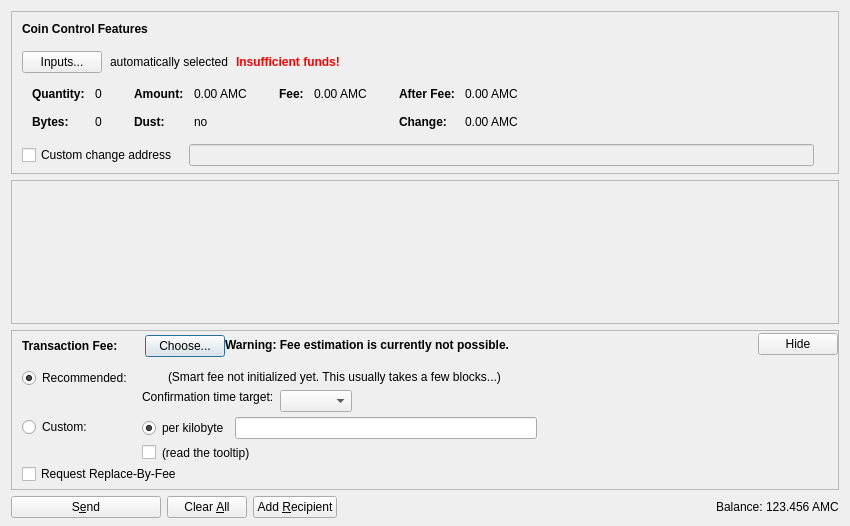
<?xml version="1.0" encoding="UTF-8"?>
<ui version="4.0">
 <class>SendCoinsDialog</class>
 <widget class="QDialog" name="SendCoinsDialog">
  <property name="geometry">
   <rect>
    <x>0</x>
    <y>0</y>
    <width>850</width>
    <height>526</height>
   </rect>
  </property>
  <property name="windowTitle">
   <string>Send Coins</string>
  </property>
  <layout class="QVBoxLayout" name="verticalLayout" stretch="0,1,0,0">
   <property name="bottomMargin">
    <number>8</number>
   </property>
   <item>
    <widget class="QFrame" name="frameCoinControl">
     <property name="sizePolicy">
      <sizepolicy hsizetype="Expanding" vsizetype="Expanding">
       <horstretch>0</horstretch>
       <verstretch>0</verstretch>
      </sizepolicy>
     </property>
     <property name="maximumSize">
      <size>
       <width>16777215</width>
       <height>16777215</height>
      </size>
     </property>
     <property name="frameShape">
      <enum>QFrame::StyledPanel</enum>
     </property>
     <property name="frameShadow">
      <enum>QFrame::Sunken</enum>
     </property>
     <layout class="QVBoxLayout" name="verticalLayoutCoinControl2">
      <property name="spacing">
       <number>0</number>
      </property>
      <property name="leftMargin">
       <number>0</number>
      </property>
      <property name="topMargin">
       <number>0</number>
      </property>
      <property name="rightMargin">
       <number>0</number>
      </property>
      <property name="bottomMargin">
       <number>6</number>
      </property>
      <item>
       <layout class="QVBoxLayout" name="verticalLayoutCoinControl" stretch="0,0,0,0,1">
        <property name="spacing">
         <number>0</number>
        </property>
        <property name="leftMargin">
         <number>10</number>
        </property>
        <property name="topMargin">
         <number>10</number>
        </property>
        <item>
         <layout class="QHBoxLayout" name="horizontalLayoutCoinControl1">
          <property name="bottomMargin">
           <number>15</number>
          </property>
          <item>
           <widget class="QLabel" name="labelCoinControlFeatures">
            <property name="sizePolicy">
             <sizepolicy hsizetype="Preferred" vsizetype="Maximum">
              <horstretch>0</horstretch>
              <verstretch>0</verstretch>
             </sizepolicy>
            </property>
            <property name="font">
             <font>
              <weight>75</weight>
              <bold>true</bold>
             </font>
            </property>
            <property name="styleSheet">
             <string notr="true">font-weight:bold;</string>
            </property>
            <property name="text">
             <string>Coin Control Features</string>
            </property>
           </widget>
          </item>
         </layout>
        </item>
        <item>
         <layout class="QHBoxLayout" name="horizontalLayoutCoinControl2" stretch="0,0,0,0">
          <property name="spacing">
           <number>8</number>
          </property>
          <property name="bottomMargin">
           <number>10</number>
          </property>
          <item>
           <widget class="QPushButton" name="pushButtonCoinControl">
            <property name="styleSheet">
             <string notr="true"/>
            </property>
            <property name="text">
             <string>Inputs...</string>
            </property>
            <property name="autoDefault">
             <bool>false</bool>
            </property>
           </widget>
          </item>
          <item>
           <widget class="QLabel" name="labelCoinControlAutomaticallySelected">
            <property name="text">
             <string>automatically selected</string>
            </property>
            <property name="margin">
             <number>5</number>
            </property>
           </widget>
          </item>
          <item>
           <widget class="QLabel" name="labelCoinControlInsuffFunds">
            <property name="font">
             <font>
              <weight>75</weight>
              <bold>true</bold>
             </font>
            </property>
            <property name="styleSheet">
             <string notr="true">color:red;font-weight:bold;</string>
            </property>
            <property name="text">
             <string>Insufficient funds!</string>
            </property>
            <property name="margin">
             <number>5</number>
            </property>
           </widget>
          </item>
          <item>
           <spacer name="horizontalSpacerCoinControl">
            <property name="orientation">
             <enum>Qt::Horizontal</enum>
            </property>
            <property name="sizeHint" stdset="0">
             <size>
              <width>40</width>
              <height>1</height>
             </size>
            </property>
           </spacer>
          </item>
         </layout>
        </item>
        <item>
         <widget class="QWidget" name="widgetCoinControl" native="true">
          <property name="sizePolicy">
           <sizepolicy hsizetype="Preferred" vsizetype="Preferred">
            <horstretch>0</horstretch>
            <verstretch>0</verstretch>
           </sizepolicy>
          </property>
          <property name="minimumSize">
           <size>
            <width>0</width>
            <height>0</height>
           </size>
          </property>
          <property name="styleSheet">
           <string notr="true"/>
          </property>
          <layout class="QHBoxLayout" name="horizontalLayoutCoinControl5">
           <property name="leftMargin">
            <number>0</number>
           </property>
           <property name="topMargin">
            <number>0</number>
           </property>
           <property name="rightMargin">
            <number>0</number>
           </property>
           <property name="bottomMargin">
            <number>0</number>
           </property>
           <item>
            <layout class="QHBoxLayout" name="horizontalLayoutCoinControl3" stretch="0,0,0,1">
             <property name="spacing">
              <number>20</number>
             </property>
             <property name="topMargin">
              <number>0</number>
             </property>
             <property name="bottomMargin">
              <number>10</number>
             </property>
             <item>
              <layout class="QFormLayout" name="formLayoutCoinControl1">
               <property name="horizontalSpacing">
                <number>10</number>
               </property>
               <property name="verticalSpacing">
                <number>14</number>
               </property>
               <property name="leftMargin">
                <number>10</number>
               </property>
               <property name="topMargin">
                <number>4</number>
               </property>
               <property name="rightMargin">
                <number>6</number>
               </property>
               <item row="0" column="0">
                <widget class="QLabel" name="labelCoinControlQuantityText">
                 <property name="font">
                  <font>
                   <weight>75</weight>
                   <bold>true</bold>
                  </font>
                 </property>
                 <property name="text">
                  <string>Quantity:</string>
                 </property>
                 <property name="margin">
                  <number>0</number>
                 </property>
                </widget>
               </item>
               <item row="0" column="1">
                <widget class="QLabel" name="labelCoinControlQuantity">
                 <property name="cursor">
                  <cursorShape>IBeamCursor</cursorShape>
                 </property>
                 <property name="contextMenuPolicy">
                  <enum>Qt::ActionsContextMenu</enum>
                 </property>
                 <property name="text">
                  <string notr="true">0</string>
                 </property>
                 <property name="margin">
                  <number>0</number>
                 </property>
                 <property name="textInteractionFlags">
                  <set>Qt::LinksAccessibleByMouse|Qt::TextSelectableByKeyboard|Qt::TextSelectableByMouse</set>
                 </property>
                </widget>
               </item>
               <item row="1" column="0">
                <widget class="QLabel" name="labelCoinControlBytesText">
                 <property name="font">
                  <font>
                   <weight>75</weight>
                   <bold>true</bold>
                  </font>
                 </property>
                 <property name="text">
                  <string>Bytes:</string>
                 </property>
                </widget>
               </item>
               <item row="1" column="1">
                <widget class="QLabel" name="labelCoinControlBytes">
                 <property name="cursor">
                  <cursorShape>IBeamCursor</cursorShape>
                 </property>
                 <property name="contextMenuPolicy">
                  <enum>Qt::ActionsContextMenu</enum>
                 </property>
                 <property name="text">
                  <string notr="true">0</string>
                 </property>
                 <property name="textInteractionFlags">
                  <set>Qt::LinksAccessibleByMouse|Qt::TextSelectableByKeyboard|Qt::TextSelectableByMouse</set>
                 </property>
                </widget>
               </item>
              </layout>
             </item>
             <item>
              <layout class="QFormLayout" name="formLayoutCoinControl2">
               <property name="horizontalSpacing">
                <number>10</number>
               </property>
               <property name="verticalSpacing">
                <number>14</number>
               </property>
               <property name="leftMargin">
                <number>6</number>
               </property>
               <property name="topMargin">
                <number>4</number>
               </property>
               <property name="rightMargin">
                <number>6</number>
               </property>
               <item row="0" column="0">
                <widget class="QLabel" name="labelCoinControlAmountText">
                 <property name="font">
                  <font>
                   <weight>75</weight>
                   <bold>true</bold>
                  </font>
                 </property>
                 <property name="text">
                  <string>Amount:</string>
                 </property>
                 <property name="margin">
                  <number>0</number>
                 </property>
                </widget>
               </item>
               <item row="0" column="1">
                <widget class="QLabel" name="labelCoinControlAmount">
                 <property name="cursor">
                  <cursorShape>IBeamCursor</cursorShape>
                 </property>
                 <property name="contextMenuPolicy">
                  <enum>Qt::ActionsContextMenu</enum>
                 </property>
                 <property name="text">
                  <string notr="true">0.00 AMC</string>
                 </property>
                 <property name="textInteractionFlags">
                  <set>Qt::LinksAccessibleByMouse|Qt::TextSelectableByKeyboard|Qt::TextSelectableByMouse</set>
                 </property>
                </widget>
               </item>
               <item row="1" column="0">
                <widget class="QLabel" name="labelCoinControlLowOutputText">
                 <property name="font">
                  <font>
                   <weight>75</weight>
                   <bold>true</bold>
                  </font>
                 </property>
                 <property name="text">
                  <string>Dust:</string>
                 </property>
                </widget>
               </item>
               <item row="1" column="1">
                <widget class="QLabel" name="labelCoinControlLowOutput">
                 <property name="cursor">
                  <cursorShape>IBeamCursor</cursorShape>
                 </property>
                 <property name="contextMenuPolicy">
                  <enum>Qt::ActionsContextMenu</enum>
                 </property>
                 <property name="text">
                  <string notr="true">no</string>
                 </property>
                 <property name="textInteractionFlags">
                  <set>Qt::LinksAccessibleByMouse|Qt::TextSelectableByKeyboard|Qt::TextSelectableByMouse</set>
                 </property>
                </widget>
               </item>
              </layout>
             </item>
             <item>
              <layout class="QFormLayout" name="formLayoutCoinControl3">
               <property name="horizontalSpacing">
                <number>10</number>
               </property>
               <property name="verticalSpacing">
                <number>14</number>
               </property>
               <property name="leftMargin">
                <number>6</number>
               </property>
               <property name="topMargin">
                <number>4</number>
               </property>
               <property name="rightMargin">
                <number>6</number>
               </property>
               <item row="0" column="0">
                <widget class="QLabel" name="labelCoinControlFeeText">
                 <property name="font">
                  <font>
                   <weight>75</weight>
                   <bold>true</bold>
                  </font>
                 </property>
                 <property name="text">
                  <string>Fee:</string>
                 </property>
                 <property name="margin">
                  <number>0</number>
                 </property>
                </widget>
               </item>
               <item row="0" column="1">
                <widget class="QLabel" name="labelCoinControlFee">
                 <property name="cursor">
                  <cursorShape>IBeamCursor</cursorShape>
                 </property>
                 <property name="contextMenuPolicy">
                  <enum>Qt::ActionsContextMenu</enum>
                 </property>
                 <property name="text">
                  <string notr="true">0.00 AMC</string>
                 </property>
                 <property name="textInteractionFlags">
                  <set>Qt::LinksAccessibleByMouse|Qt::TextSelectableByKeyboard|Qt::TextSelectableByMouse</set>
                 </property>
                </widget>
               </item>
              </layout>
             </item>
             <item>
              <layout class="QFormLayout" name="formLayoutCoinControl4">
               <property name="horizontalSpacing">
                <number>10</number>
               </property>
               <property name="verticalSpacing">
                <number>14</number>
               </property>
               <property name="leftMargin">
                <number>6</number>
               </property>
               <property name="topMargin">
                <number>4</number>
               </property>
               <property name="rightMargin">
                <number>6</number>
               </property>
               <item row="0" column="0">
                <widget class="QLabel" name="labelCoinControlAfterFeeText">
                 <property name="font">
                  <font>
                   <weight>75</weight>
                   <bold>true</bold>
                  </font>
                 </property>
                 <property name="text">
                  <string>After Fee:</string>
                 </property>
                 <property name="margin">
                  <number>0</number>
                 </property>
                </widget>
               </item>
               <item row="0" column="1">
                <widget class="QLabel" name="labelCoinControlAfterFee">
                 <property name="cursor">
                  <cursorShape>IBeamCursor</cursorShape>
                 </property>
                 <property name="contextMenuPolicy">
                  <enum>Qt::ActionsContextMenu</enum>
                 </property>
                 <property name="text">
                  <string notr="true">0.00 AMC</string>
                 </property>
                 <property name="textInteractionFlags">
                  <set>Qt::LinksAccessibleByMouse|Qt::TextSelectableByKeyboard|Qt::TextSelectableByMouse</set>
                 </property>
                </widget>
               </item>
               <item row="1" column="0">
                <widget class="QLabel" name="labelCoinControlChangeText">
                 <property name="font">
                  <font>
                   <weight>75</weight>
                   <bold>true</bold>
                  </font>
                 </property>
                 <property name="text">
                  <string>Change:</string>
                 </property>
                </widget>
               </item>
               <item row="1" column="1">
                <widget class="QLabel" name="labelCoinControlChange">
                 <property name="cursor">
                  <cursorShape>IBeamCursor</cursorShape>
                 </property>
                 <property name="contextMenuPolicy">
                  <enum>Qt::ActionsContextMenu</enum>
                 </property>
                 <property name="text">
                  <string notr="true">0.00 AMC</string>
                 </property>
                 <property name="textInteractionFlags">
                  <set>Qt::LinksAccessibleByMouse|Qt::TextSelectableByKeyboard|Qt::TextSelectableByMouse</set>
                 </property>
                </widget>
               </item>
              </layout>
             </item>
            </layout>
           </item>
          </layout>
         </widget>
        </item>
        <item>
         <layout class="QHBoxLayout" name="horizontalLayoutCoinControl4" stretch="0,0,0">
          <property name="spacing">
           <number>12</number>
          </property>
          <property name="sizeConstraint">
           <enum>QLayout::SetDefaultConstraint</enum>
          </property>
          <property name="topMargin">
           <number>5</number>
          </property>
          <property name="rightMargin">
           <number>5</number>
          </property>
          <item>
           <widget class="QCheckBox" name="checkBoxCoinControlChange">
            <property name="toolTip">
             <string>If this is activated, but the change address is empty or invalid, change will be sent to a newly generated address.</string>
            </property>
            <property name="text">
             <string>Custom change address</string>
            </property>
           </widget>
          </item>
          <item>
           <widget class="QValidatedLineEdit" name="lineEditCoinControlChange">
            <property name="enabled">
             <bool>false</bool>
            </property>
            <property name="sizePolicy">
             <sizepolicy hsizetype="Expanding" vsizetype="Fixed">
              <horstretch>0</horstretch>
              <verstretch>0</verstretch>
             </sizepolicy>
            </property>
           </widget>
          </item>
          <item>
           <widget class="QLabel" name="labelCoinControlChangeLabel">
            <property name="sizePolicy">
             <sizepolicy hsizetype="Preferred" vsizetype="Expanding">
              <horstretch>0</horstretch>
              <verstretch>0</verstretch>
             </sizepolicy>
            </property>
            <property name="minimumSize">
             <size>
              <width>0</width>
              <height>0</height>
             </size>
            </property>
            <property name="text">
             <string/>
            </property>
            <property name="margin">
             <number>3</number>
            </property>
           </widget>
          </item>
         </layout>
        </item>
        <item>
         <spacer name="verticalSpacerCoinControl">
          <property name="orientation">
           <enum>Qt::Vertical</enum>
          </property>
          <property name="sizeHint" stdset="0">
           <size>
            <width>800</width>
            <height>1</height>
           </size>
          </property>
         </spacer>
        </item>
       </layout>
      </item>
     </layout>
    </widget>
   </item>
   <item>
    <widget class="QScrollArea" name="scrollArea">
     <property name="widgetResizable">
      <bool>true</bool>
     </property>
     <widget class="QWidget" name="scrollAreaWidgetContents">
      <property name="geometry">
       <rect>
        <x>0</x>
        <y>0</y>
        <width>830</width>
        <height>104</height>
       </rect>
      </property>
      <layout class="QVBoxLayout" name="verticalLayout_2" stretch="0,1">
       <property name="leftMargin">
        <number>0</number>
       </property>
       <property name="topMargin">
        <number>0</number>
       </property>
       <property name="rightMargin">
        <number>0</number>
       </property>
       <property name="bottomMargin">
        <number>0</number>
       </property>
       <item>
        <layout class="QVBoxLayout" name="entries">
         <property name="spacing">
          <number>6</number>
         </property>
        </layout>
       </item>
       <item>
        <spacer name="verticalSpacer">
         <property name="orientation">
          <enum>Qt::Vertical</enum>
         </property>
         <property name="sizeHint" stdset="0">
          <size>
           <width>20</width>
           <height>40</height>
          </size>
         </property>
        </spacer>
       </item>
      </layout>
     </widget>
    </widget>
   </item>
   <item>
    <widget class="QFrame" name="frameFee">
     <property name="sizePolicy">
      <sizepolicy hsizetype="Expanding" vsizetype="Expanding">
       <horstretch>0</horstretch>
       <verstretch>0</verstretch>
      </sizepolicy>
     </property>
     <property name="maximumSize">
      <size>
       <width>16777215</width>
       <height>16777215</height>
      </size>
     </property>
     <property name="frameShape">
      <enum>QFrame::StyledPanel</enum>
     </property>
     <property name="frameShadow">
      <enum>QFrame::Sunken</enum>
     </property>
     <layout class="QVBoxLayout" name="verticalLayoutFee1">
      <property name="spacing">
       <number>0</number>
      </property>
      <property name="leftMargin">
       <number>0</number>
      </property>
      <property name="topMargin">
       <number>0</number>
      </property>
      <property name="rightMargin">
       <number>0</number>
      </property>
      <property name="bottomMargin">
       <number>0</number>
      </property>
      <item>
       <layout class="QVBoxLayout" name="verticalLayoutFee2" stretch="0,0,0">
        <property name="spacing">
         <number>0</number>
        </property>
        <property name="leftMargin">
         <number>10</number>
        </property>
        <property name="topMargin">
         <number>0</number>
        </property>
        <item>
         <layout class="QHBoxLayout" name="horizontalLayoutFee1">
          <property name="bottomMargin">
           <number>0</number>
          </property>
          <item>
           <layout class="QVBoxLayout" name="verticalLayoutFee7">
            <property name="spacing">
             <number>0</number>
            </property>
            <item>
             <spacer name="verticalSpacerSmartFee">
              <property name="orientation">
               <enum>Qt::Vertical</enum>
              </property>
              <property name="sizeType">
               <enum>QSizePolicy::Fixed</enum>
              </property>
              <property name="sizeHint" stdset="0">
               <size>
                <width>1</width>
                <height>4</height>
               </size>
              </property>
             </spacer>
            </item>
            <item>
             <layout class="QHBoxLayout" name="horizontalLayoutSmartFee">
              <property name="spacing">
               <number>10</number>
              </property>
              <item>
               <widget class="QLabel" name="labelFeeHeadline">
                <property name="sizePolicy">
                 <sizepolicy hsizetype="Preferred" vsizetype="Maximum">
                  <horstretch>0</horstretch>
                  <verstretch>0</verstretch>
                 </sizepolicy>
                </property>
                <property name="font">
                 <font>
                  <weight>75</weight>
                  <bold>true</bold>
                 </font>
                </property>
                <property name="styleSheet">
                 <string notr="true">font-weight:bold;</string>
                </property>
                <property name="text">
                 <string>Transaction Fee:</string>
                </property>
               </widget>
              </item>
              <item>
               <widget class="QLabel" name="labelFeeMinimized">
                <property name="text">
                 <string/>
                </property>
               </widget>
              </item>
              <item>
               <widget class="QPushButton" name="buttonChooseFee">
                <property name="text">
                 <string>Choose...</string>
                </property>
               </widget>
              </item>
             </layout>
            </item>
            <item>
             <spacer name="verticalSpacer_5">
              <property name="orientation">
               <enum>Qt::Vertical</enum>
              </property>
              <property name="sizeHint" stdset="0">
               <size>
                <width>1</width>
                <height>1</height>
               </size>
              </property>
             </spacer>
            </item>
           </layout>
          </item>
          <item>
           <widget class="QLabel" name="fallbackFeeWarningLabel">
            <property name="toolTip">
             <string>Using the fallbackfee can result in sending a transaction that will take several hours or days (or never) to confirm. Consider choosing your fee manually or wait until you have validated the complete chain.</string>
            </property>
            <property name="font">
            <font>
                <weight>75</weight>
                <bold>true</bold>
            </font>
            </property>
            <property name="text">
             <string>Warning: Fee estimation is currently not possible.</string>
            </property>
            <property name="wordWrap">
             <bool>false</bool>
            </property>
           </widget>
          </item>
          <item>
           <spacer name="horizontalSpacer_4">
            <property name="orientation">
             <enum>Qt::Horizontal</enum>
            </property>
            <property name="sizeType">
             <enum>QSizePolicy::MinimumExpanding</enum>
            </property>
            <property name="sizeHint" stdset="0">
             <size>
              <width>40</width>
              <height>20</height>
             </size>
            </property>
           </spacer>
          </item>
          <item>
           <widget class="QPushButton" name="buttonMinimizeFee">
            <property name="toolTip">
             <string>collapse fee-settings</string>
            </property>
            <property name="text">
             <string>Hide</string>
            </property>
           </widget>
          </item>
         </layout>
        </item>
        <item>
         <widget class="QFrame" name="frameFeeSelection">
          <layout class="QVBoxLayout" name="verticalLayoutFee12">
           <property name="spacing">
            <number>0</number>
           </property>
           <property name="leftMargin">
            <number>0</number>
           </property>
           <property name="topMargin">
            <number>0</number>
           </property>
           <property name="rightMargin">
            <number>0</number>
           </property>
           <property name="bottomMargin">
            <number>0</number>
           </property>
           <item>
            <layout class="QGridLayout" name="gridLayoutFee">
             <property name="topMargin">
              <number>10</number>
             </property>
             <property name="bottomMargin">
              <number>4</number>
             </property>
             <property name="horizontalSpacing">
              <number>10</number>
             </property>
             <property name="verticalSpacing">
              <number>4</number>
             </property>
             <item row="1" column="1">
              <layout class="QVBoxLayout" name="verticalLayoutFee8">
               <property name="spacing">
                <number>6</number>
               </property>
               <item>
                <layout class="QHBoxLayout" name="horizontalLayoutFee13">
                 <item>
                  <widget class="QRadioButton" name="radioCustomPerKilobyte">
                   <property name="toolTip">
                    <string>If the custom fee is set to 1000 satoshis and the transaction is only 250 bytes, then &quot;per kilobyte&quot; only pays 250 satoshis in fee, while &quot;total at least&quot; pays 1000 satoshis. For transactions bigger than a kilobyte both pay by kilobyte.</string>
                   </property>
                   <property name="text">
                    <string>per kilobyte</string>
                   </property>
                   <property name="checked">
                    <bool>true</bool>
                   </property>
                   <attribute name="buttonGroup">
                    <string notr="true">groupCustomFee</string>
                   </attribute>
                  </widget>
                 </item>
                 <item>
                  <widget class="BitcoinAmountField" name="customFee"/>
                 </item>
                 <item>
                  <spacer name="horizontalSpacer_6">
                   <property name="orientation">
                    <enum>Qt::Horizontal</enum>
                   </property>
                   <property name="sizeHint" stdset="0">
                    <size>
                     <width>1</width>
                     <height>1</height>
                    </size>
                   </property>
                  </spacer>
                 </item>
                </layout>
               </item>
               <item>
                <layout class="QHBoxLayout" name="horizontalLayoutFee8">
                 <item>
                  <widget class="QCheckBox" name="checkBoxMinimumFee">
                   <property name="toolTip">
                    <string>Paying only the minimum fee is just fine as long as there is less transaction volume than space in the blocks. But be aware that this can end up in a never confirming transaction once there is more demand for amolecoin transactions than the network can process.</string>
                   </property>
                   <property name="text">
                    <string/>
                   </property>
                  </widget>
                 </item>
                 <item>
                  <widget class="QLabel" name="labelMinFeeWarning">
                   <property name="enabled">
                    <bool>true</bool>
                   </property>
                   <property name="toolTip">
                    <string>Paying only the minimum fee is just fine as long as there is less transaction volume than space in the blocks. But be aware that this can end up in a never confirming transaction once there is more demand for amolecoin transactions than the network can process.</string>
                   </property>
                   <property name="text">
                    <string>(read the tooltip)</string>
                   </property>
                   <property name="margin">
                    <number>5</number>
                   </property>
                  </widget>
                 </item>
                 <item>
                  <spacer name="horizontalSpacer_2">
                   <property name="orientation">
                    <enum>Qt::Horizontal</enum>
                   </property>
                   <property name="sizeHint" stdset="0">
                    <size>
                     <width>1</width>
                     <height>1</height>
                    </size>
                   </property>
                  </spacer>
                 </item>
                </layout>
               </item>
              </layout>
             </item>
             <item row="0" column="0">
              <layout class="QVBoxLayout" name="verticalLayoutFee4" stretch="0,1">
               <item>
                <widget class="QRadioButton" name="radioSmartFee">
                 <property name="text">
                  <string>Recommended:</string>
                 </property>
                 <property name="checked">
                  <bool>true</bool>
                 </property>
                 <attribute name="buttonGroup">
                  <string notr="true">groupFee</string>
                 </attribute>
                </widget>
               </item>
               <item>
                <spacer name="verticalSpacer_2">
                 <property name="orientation">
                  <enum>Qt::Vertical</enum>
                 </property>
                 <property name="sizeHint" stdset="0">
                  <size>
                   <width>1</width>
                   <height>1</height>
                  </size>
                 </property>
                </spacer>
               </item>
              </layout>
             </item>
             <item row="1" column="0">
              <layout class="QVBoxLayout" name="verticalLayoutFee9" stretch="0,1">
               <item>
                <widget class="QRadioButton" name="radioCustomFee">
                 <property name="text">
                  <string>Custom:</string>
                 </property>
                 <attribute name="buttonGroup">
                  <string notr="true">groupFee</string>
                 </attribute>
                </widget>
               </item>
               <item>
                <spacer name="verticalSpacer_6">
                 <property name="orientation">
                  <enum>Qt::Vertical</enum>
                 </property>
                 <property name="sizeHint" stdset="0">
                  <size>
                   <width>1</width>
                   <height>1</height>
                  </size>
                 </property>
                </spacer>
               </item>
              </layout>
             </item>
             <item row="0" column="1">
              <layout class="QVBoxLayout" name="verticalLayoutFee3" stretch="0,0,1">
               <property name="spacing">
                <number>6</number>
               </property>
               <property name="topMargin">
                <number>2</number>
               </property>
               <item>
                <layout class="QHBoxLayout" name="horizontalLayoutFee12">
                 <item>
                  <widget class="QLabel" name="labelSmartFee">
                   <property name="text">
                    <string/>
                   </property>
                   <property name="margin">
                    <number>2</number>
                   </property>
                  </widget>
                 </item>
                 <item>
                  <widget class="QLabel" name="labelFeeEstimation">
                   <property name="text">
                    <string/>
                   </property>
                  </widget>
                 </item>
                 <item>
                  <widget class="QLabel" name="labelSmartFee2">
                   <property name="text">
                    <string>(Smart fee not initialized yet. This usually takes a few blocks...)</string>
                   </property>
                   <property name="margin">
                    <number>2</number>
                   </property>
                  </widget>
                 </item>
                 <item>
                  <spacer name="horizontalSpacer_5">
                   <property name="orientation">
                    <enum>Qt::Horizontal</enum>
                   </property>
                   <property name="sizeHint" stdset="0">
                    <size>
                     <width>1</width>
                     <height>1</height>
                    </size>
                   </property>
                  </spacer>
                 </item>
                </layout>
               </item>
               <item>
                <layout class="QHBoxLayout" name="horizontalLayoutFee9">
                 <item>
                  <layout class="QVBoxLayout" name="verticalLayoutFee6">
                   <item>
                    <widget class="QLabel" name="labelSmartFee3">
                     <property name="text">
                      <string>Confirmation time target:</string>
                     </property>
                     <property name="margin">
                      <number>2</number>
                     </property>
                    </widget>
                   </item>
                   <item>
                    <spacer name="verticalSpacer_3">
                     <property name="orientation">
                      <enum>Qt::Vertical</enum>
                     </property>
                     <property name="sizeHint" stdset="0">
                      <size>
                       <width>1</width>
                       <height>1</height>
                      </size>
                     </property>
                    </spacer>
                   </item>
                  </layout>
                 </item>
                 <item>
                  <layout class="QVBoxLayout" name="verticalLayoutFee5">
                   <property name="rightMargin">
                    <number>30</number>
                   </property>
                   <item>
                    <layout class="QHBoxLayout" name="horizontalLayoutConfTarget">
                     <property name="bottomMargin">
                      <number>0</number>
                     </property>
                     <item>
                      <widget class="QComboBox" name="confTargetSelector"/>
                     </item>
                     <item>
                      <spacer name="horizontalSpacerConfTarget">
                       <property name="orientation">
                        <enum>Qt::Horizontal</enum>
                       </property>
                       <property name="sizeHint" stdset="0">
                        <size>
                         <width>40</width>
                         <height>20</height>
                        </size>
                       </property>
                      </spacer>
                     </item>
                    </layout>
                   </item>
                  </layout>
                 </item>
                </layout>
               </item>
               <item>
                <spacer name="verticalSpacer_4">
                 <property name="orientation">
                  <enum>Qt::Vertical</enum>
                 </property>
                 <property name="sizeHint" stdset="0">
                  <size>
                   <width>1</width>
                   <height>1</height>
                  </size>
                 </property>
                </spacer>
               </item>
              </layout>
             </item>
            </layout>
           </item>
           <item>
            <widget class="QCheckBox" name="optInRBF">
             <property name="text">
              <string>Request Replace-By-Fee</string>
             </property>
             <property name="toolTip">
              <string>Indicates that the sender may wish to replace this transaction with a new one paying higher fees (prior to being confirmed).</string>
             </property>
            </widget>
           </item>
          </layout>
         </widget>
        </item>
        <item>
         <spacer name="verticalSpacerFee">
          <property name="orientation">
           <enum>Qt::Vertical</enum>
          </property>
          <property name="sizeHint" stdset="0">
           <size>
            <width>40</width>
            <height>5</height>
           </size>
          </property>
         </spacer>
        </item>
       </layout>
      </item>
     </layout>
    </widget>
   </item>
   <item>
    <layout class="QHBoxLayout" name="horizontalLayout">
     <item>
      <widget class="QPushButton" name="sendButton">
       <property name="minimumSize">
        <size>
         <width>150</width>
         <height>0</height>
        </size>
       </property>
       <property name="toolTip">
        <string>Confirm the send action</string>
       </property>
       <property name="text">
        <string>S&amp;end</string>
       </property>
       <property name="icon">
        <iconset resource="../bitcoin.qrc">
         <normaloff>:/icons/send</normaloff>:/icons/send</iconset>
       </property>
       <property name="autoDefault">
        <bool>false</bool>
       </property>
       <property name="default">
        <bool>false</bool>
       </property>
      </widget>
     </item>
     <item>
      <widget class="QPushButton" name="clearButton">
       <property name="sizePolicy">
        <sizepolicy hsizetype="Minimum" vsizetype="Fixed">
         <horstretch>0</horstretch>
         <verstretch>0</verstretch>
        </sizepolicy>
       </property>
       <property name="toolTip">
        <string>Clear all fields of the form.</string>
       </property>
       <property name="text">
        <string>Clear &amp;All</string>
       </property>
       <property name="icon">
        <iconset resource="../bitcoin.qrc">
         <normaloff>:/icons/remove</normaloff>:/icons/remove</iconset>
       </property>
       <property name="autoDefault">
        <bool>false</bool>
       </property>
      </widget>
     </item>
     <item>
      <widget class="QPushButton" name="addButton">
       <property name="toolTip">
        <string>Send to multiple recipients at once</string>
       </property>
       <property name="text">
        <string>Add &amp;Recipient</string>
       </property>
       <property name="icon">
        <iconset resource="../bitcoin.qrc">
         <normaloff>:/icons/add</normaloff>:/icons/add</iconset>
       </property>
       <property name="autoDefault">
        <bool>false</bool>
       </property>
      </widget>
     </item>
     <item>
      <spacer name="horizontalSpacer">
       <property name="orientation">
        <enum>Qt::Horizontal</enum>
       </property>
       <property name="sizeHint" stdset="0">
        <size>
         <width>40</width>
         <height>20</height>
        </size>
       </property>
      </spacer>
     </item>
     <item>
      <layout class="QHBoxLayout" name="horizontalLayout_2">
       <property name="spacing">
        <number>3</number>
       </property>
       <item>
        <widget class="QLabel" name="label">
         <property name="sizePolicy">
          <sizepolicy hsizetype="Preferred" vsizetype="Fixed">
           <horstretch>0</horstretch>
           <verstretch>0</verstretch>
          </sizepolicy>
         </property>
         <property name="text">
          <string>Balance:</string>
         </property>
        </widget>
       </item>
       <item>
        <widget class="QLabel" name="labelBalance">
         <property name="sizePolicy">
          <sizepolicy hsizetype="Preferred" vsizetype="Fixed">
           <horstretch>0</horstretch>
           <verstretch>0</verstretch>
          </sizepolicy>
         </property>
         <property name="cursor">
          <cursorShape>IBeamCursor</cursorShape>
         </property>
         <property name="text">
          <string notr="true">123.456 AMC</string>
         </property>
         <property name="textInteractionFlags">
          <set>Qt::LinksAccessibleByMouse|Qt::TextSelectableByKeyboard|Qt::TextSelectableByMouse</set>
         </property>
        </widget>
       </item>
      </layout>
     </item>
    </layout>
   </item>
  </layout>
 </widget>
 <customwidgets>
  <customwidget>
   <class>QValidatedLineEdit</class>
   <extends>QLineEdit</extends>
   <header>qvalidatedlineedit.h</header>
  </customwidget>
  <customwidget>
   <class>BitcoinAmountField</class>
   <extends>QLineEdit</extends>
   <header>bitcoinamountfield.h</header>
   <container>1</container>
  </customwidget>
 </customwidgets>
 <resources>
  <include location="../bitcoin.qrc"/>
 </resources>
 <connections/>
 <buttongroups>
  <buttongroup name="groupFee"/>
  <buttongroup name="groupCustomFee"/>
 </buttongroups>
</ui>
